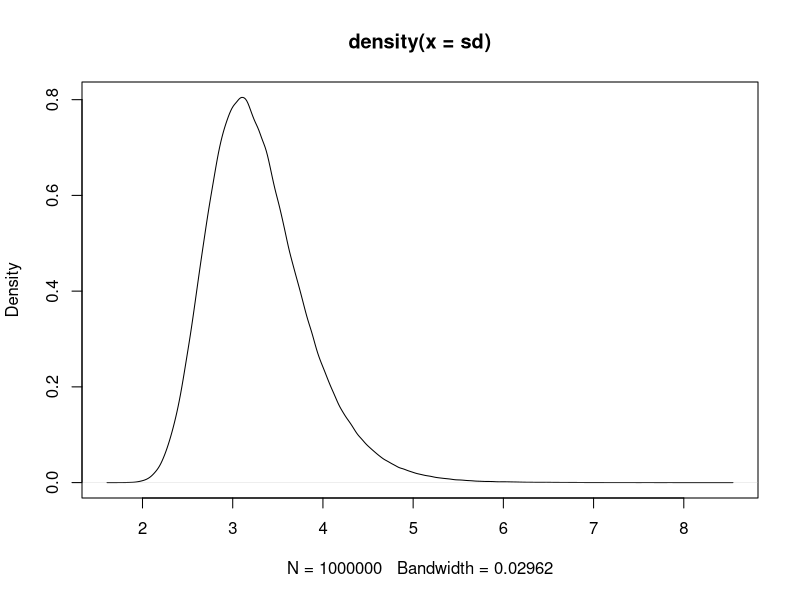
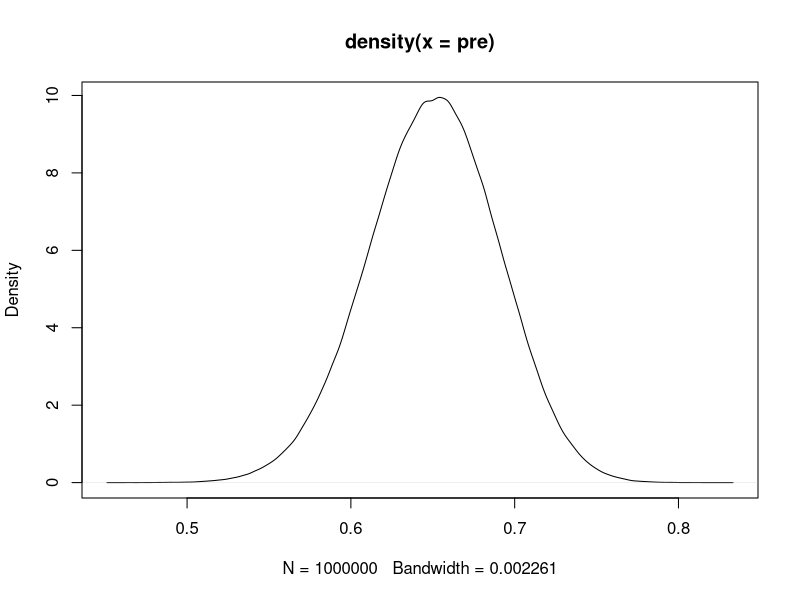
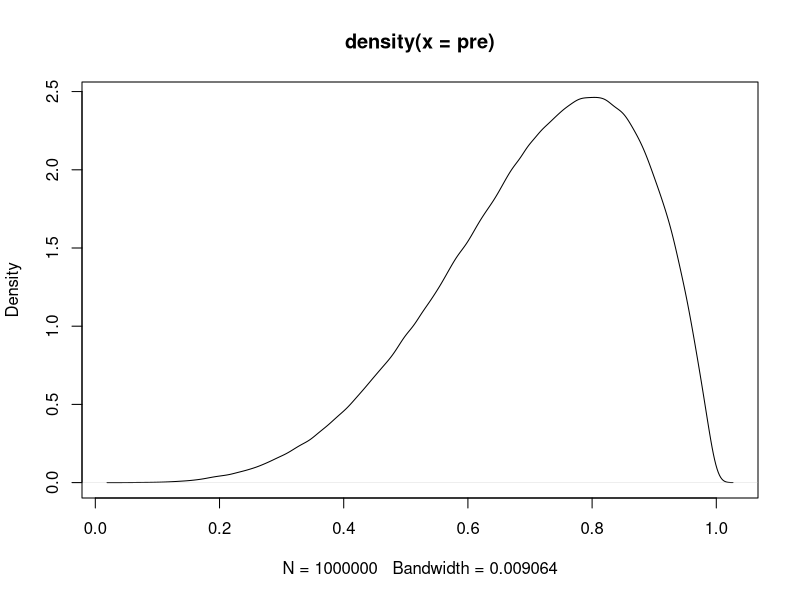
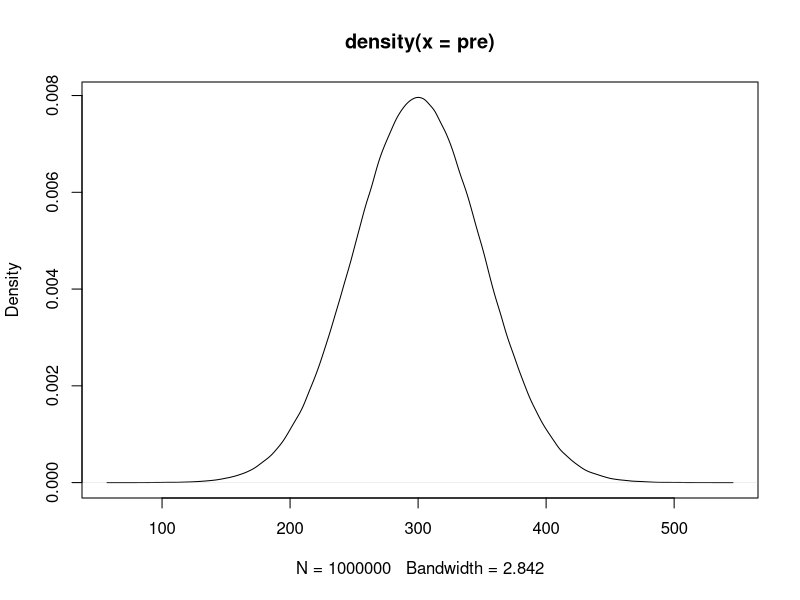

Source code (R) for these figures, in order:
## For gamma distribution
# plot function - precision instead of sd
pg = function(shp, rt){
  pre = rgamma(1e6, shp, rt)
  sd = sqrt(1/pre)
  plot(density(sd))
}
pg(10, 1e2)

## For beta distribution
pb = function(shp, rt){
  pre = rbeta(1e6, shp, rt)
  plot(density(pre))
}
pb(0.65 * 50 / 0.35, 50) 
pb(5, 2)
## For normal distribution
pn = function(mean, sd){
  pre = rnorm(1e6, mean, sd)
  plot(density(pre))
}
pn(300, 50)
